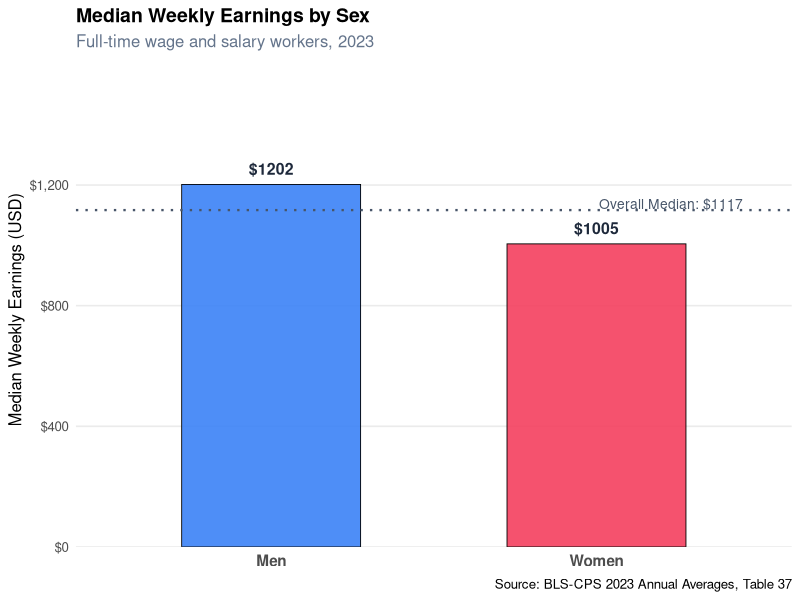
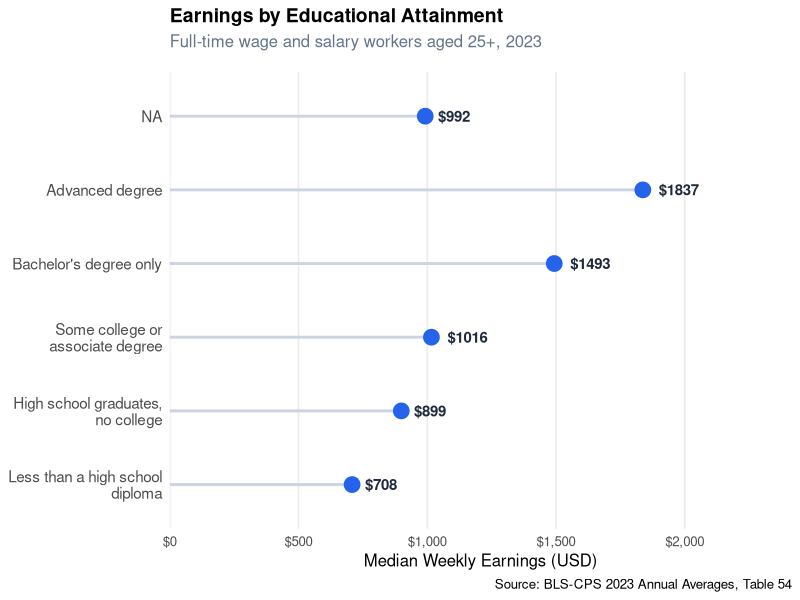
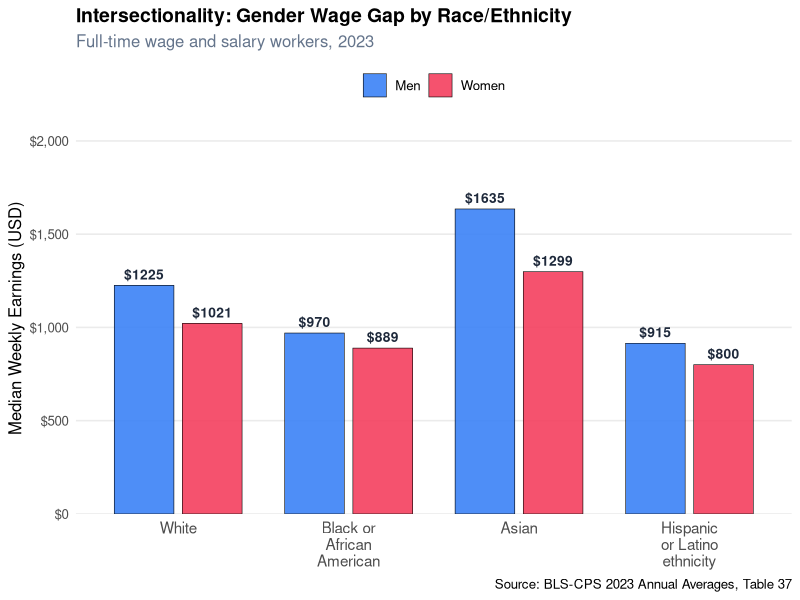
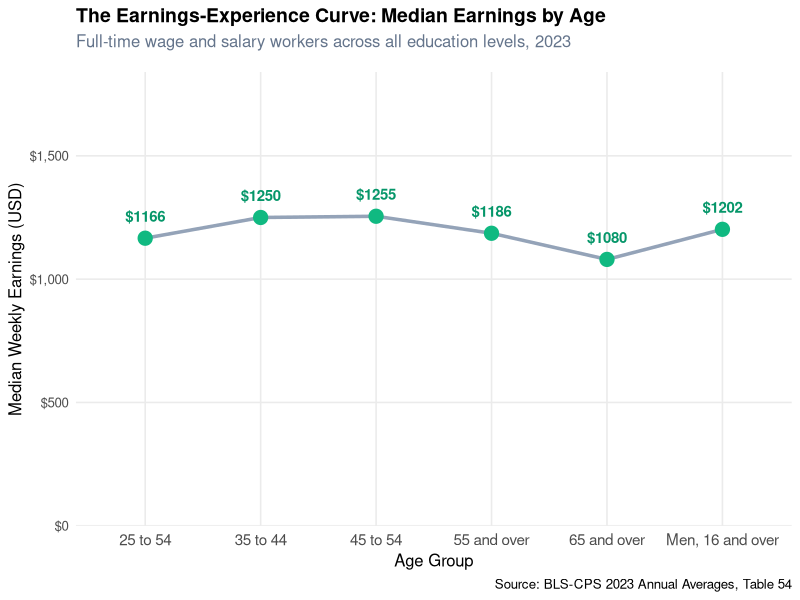

Source code (R) for these figures, in order:
# eda/run_eda.R
# Script for Exploratory Data Analysis of BLS 2023 Wage Data

library(dplyr)
library(tidyr)
library(ggplot2)
library(stringr)
library(readr)

# 1. Load Data
clean_sex <- read.csv("../data/clean/cpsaat37.csv", stringsAsFactors = FALSE)
clean_edu <- read.csv("../data/clean/cpsaat54.csv", stringsAsFactors = FALSE)

# 2. Prepare Data
earnings_sex <- clean_sex |>
  filter(str_detect(characteristic, "Total, 16 years|Men, 16 years|Women, 16 years")) |>
  mutate(
    group = case_when(
      str_detect(characteristic, "Total") ~ "Total",
      str_detect(characteristic, "Men")   ~ "Men",
      str_detect(characteristic, "Women") ~ "Women"
    ),
    n_workers_2023     = as.numeric(n_2023),
    median_weekly_2023 = as.numeric(earnings_2023)
  ) |>
  select(group, n_workers_2023, median_weekly_2023)

edu_levels_ordered <- c(
  "Less than a high school diploma",
  "High school graduates, no college",
  "Some college or associate degree",
  "Bachelor's degree only",
  "Advanced degree"
)

earnings_edu <- clean_edu |>
  filter(str_detect(characteristic,
    "Less than a high school|High school graduates|Some college|Bachelor|Advanced degree")) |>
  filter(!str_detect(characteristic, "Bachelor.s degree and higher")) |>
  mutate(
    education = factor(characteristic, levels = edu_levels_ordered),
    n_workers          = as.numeric(n_total),
    median_weekly_2023 = as.numeric(earnings_total)
  ) |>
  arrange(education) |>
  select(education, n_workers, median_weekly_2023)

# Filter Dataset 3: Intersectionality (Race x Sex)
race_idx <- which(clean_sex$characteristic %in% c("White", "Black or African American", "Asian", "Hispanic or Latino ethnicity"))
earnings_race_sex <- bind_rows(lapply(race_idx, function(i) {
  data.frame(
    race = clean_sex$characteristic[i],
    sex = c("Men", "Women"),
    median_weekly = as.numeric(c(clean_sex$earnings_2023[i + 1], clean_sex$earnings_2023[i + 2]))
  )
})) |>
  mutate(race = factor(race, levels = c("White", "Black or African American", "Asian", "Hispanic or Latino ethnicity")))

# Filter Dataset 4: Age/Experience Curve
earnings_age <- clean_edu[c(3, 5, 6, 7, 9, 10), ] |>
  mutate(
    age_group = factor(trimws(characteristic), levels = trimws(characteristic)),
    median_weekly = as.numeric(earnings_total)
  ) |>
  select(age_group, median_weekly)

# 3. Numerical Summaries
dir.create("summaries", showWarnings = FALSE)
write_csv(earnings_sex, "summaries/numerical_summary_sex.csv")
write_csv(earnings_edu, "summaries/numerical_summary_edu.csv")
write_csv(earnings_race_sex, "summaries/numerical_summary_race_sex.csv")
write_csv(earnings_age, "summaries/numerical_summary_age_curve.csv")

# 4. Generate Graphical Summaries

dir.create("assets", showWarnings = FALSE)

# Plot 1: Earnings by Sex
earnings_sex_plot <- earnings_sex |> filter(group != "Total")
overall_median <- earnings_sex$median_weekly_2023[earnings_sex$group == "Total"]

p1 <- ggplot(earnings_sex_plot, aes(x = group, y = median_weekly_2023, fill = group)) +
  geom_col(width = 0.55, show.legend = FALSE, alpha = 0.9, color = "black", linewidth = 0.3) +
  geom_hline(yintercept = overall_median, linetype = "dotted",
             color = "#475569", linewidth = 0.8) +
  geom_text(aes(label = paste0("$", median_weekly_2023)),
            vjust = -0.8, size = 4, fontface = "bold", color = "#1e293b") +
  annotate("text", x = 2.45, y = overall_median + 20,
           label = paste0("Overall Median: $", overall_median),
           size = 3.5, color = "#475569", hjust = 1) +
  scale_fill_manual(values = c("Men" = "#3B82F6", "Women" = "#F43F5E")) +
  scale_y_continuous(labels = scales::dollar_format(),
                     limits = c(0, 1500),
                     expand = expansion(mult = c(0, 0.05))) +
  labs(
    title    = "Median Weekly Earnings by Sex",
    subtitle = "Full-time wage and salary workers, 2023",
    x        = NULL,
    y        = "Median Weekly Earnings (USD)",
    caption  = "Source: BLS-CPS 2023 Annual Averages, Table 37"
  ) +
  theme_minimal(base_size = 12) +
  theme(
    plot.title       = element_text(face = "bold", size = 14, margin = margin(b=5)),
    plot.subtitle    = element_text(color = "#64748b", margin = margin(b=15)),
    panel.grid.major.x = element_blank(),
    panel.grid.minor = element_blank(),
    axis.text.x      = element_text(size = 11, face = "bold")
  )

ggsave("assets/earnings_by_sex.png", p1, width = 6, height = 5, bg = "white", dpi = 300)

# Plot 2: Earnings by Education
p2 <- ggplot(earnings_edu,
       aes(x = median_weekly_2023, y = reorder(education, median_weekly_2023))) +
  geom_segment(aes(xend = 0, yend = reorder(education, median_weekly_2023)),
               color = "#cbd5e1", linewidth = 1) +
  geom_point(size = 5, color = "#2563EB") +
  geom_text(aes(label = paste0("$", median_weekly_2023)),
            hjust = -0.4, size = 3.8, fontface = "bold", color = "#1e293b") +
  scale_x_continuous(labels = scales::dollar_format(),
                     limits = c(0, 2300),
                     expand = expansion(mult = c(0, 0.05))) +
  scale_y_discrete(labels = scales::label_wrap(25)) +
  labs(
    title    = "Earnings by Educational Attainment",
    subtitle = "Full-time wage and salary workers aged 25+, 2023",
    x        = "Median Weekly Earnings (USD)",
    y        = NULL,
    caption  = "Source: BLS-CPS 2023 Annual Averages, Table 54"
  ) +
  theme_minimal(base_size = 12) +
  theme(
    plot.title       = element_text(face = "bold", size = 14, margin = margin(b=5)),
    plot.subtitle    = element_text(color = "#64748b", margin = margin(b=15)),
    panel.grid.major.y = element_blank(),
    panel.grid.minor = element_blank(),
    axis.text.y      = element_text(size = 11, lineheight = 0.9)
  )

ggsave("assets/earnings_by_education.png", p2, width = 8, height = 5, bg = "white", dpi = 300)

# Plot 3: Earnings by Race and Sex
p3 <- ggplot(earnings_race_sex, aes(x = race, y = median_weekly, fill = sex)) +
  geom_col(position = position_dodge(width = 0.8), width = 0.7, alpha = 0.9, color = "black", linewidth = 0.2) +
  geom_text(aes(label = paste0("$", median_weekly)),
            position = position_dodge(width = 0.8), vjust = -0.6, size = 3.5, fontface = "bold", color = "#1e293b") +
  scale_fill_manual(values = c("Men" = "#3B82F6", "Women" = "#F43F5E")) +
  scale_y_continuous(labels = scales::dollar_format(), limits = c(0, 2000), expand = expansion(mult = c(0, 0.05))) +
  scale_x_discrete(labels = function(x) str_wrap(x, width = 15)) +
  labs(
    title    = "Intersectionality: Gender Wage Gap by Race/Ethnicity",
    subtitle = "Full-time wage and salary workers, 2023",
    x        = NULL,
    y        = "Median Weekly Earnings (USD)",
    fill     = "Sex",
    caption  = "Source: BLS-CPS 2023 Annual Averages, Table 37"
  ) +
  theme_minimal(base_size = 12) +
  theme(
    plot.title       = element_text(face = "bold", size = 14, margin = margin(b=5)),
    plot.subtitle    = element_text(color = "#64748b", margin = margin(b=10)),
    panel.grid.major.x = element_blank(),
    panel.grid.minor = element_blank(),
    legend.position  = "top",
    legend.title     = element_blank(),
    axis.text.x      = element_text(size = 11, angle = 0) # Width is sufficient for no-rotation due to wider plot
  )

ggsave("assets/earnings_race_sex.png", p3, width = 8.5, height = 5.5, bg = "white", dpi = 300)

# Plot 4: Earnings by Age Group
p4 <- ggplot(earnings_age, aes(x = age_group, y = median_weekly, group = 1)) +
  geom_line(color = "#94a3b8", linewidth = 1.2) +
  geom_point(size = 4.5, color = "#10B981") +
  geom_text(aes(label = paste0("$", median_weekly)), 
            vjust = -1.5, size = 3.8, fontface = "bold", color = "#059669") +
  scale_y_continuous(labels = scales::dollar_format(), limits = c(0, 1600), expand = expansion(mult = c(0, 0.15))) +
  scale_x_discrete(labels = function(x) str_remove(x, " years")) +
  labs(
    title    = "The Earnings-Experience Curve: Median Earnings by Age",
    subtitle = "Full-time wage and salary workers across all education levels, 2023",
    x        = "Age Group",
    y        = "Median Weekly Earnings (USD)",
    caption  = "Source: BLS-CPS 2023 Annual Averages, Table 54"
  ) +
  theme_minimal(base_size = 12) +
  theme(
    plot.title       = element_text(face = "bold", size = 14, margin = margin(b=5)),
    plot.subtitle    = element_text(color = "#64748b", margin = margin(b=15)),
    panel.grid.minor = element_blank(),
    axis.text.x      = element_text(size = 11, angle = 0)
  )

ggsave("assets/earnings_age_curve.png", p4, width = 8, height = 5, bg = "white", dpi = 300)

# 5. Extract Spread and Gap Stats for context
earnings_range  <- diff(range(earnings_edu$median_weekly_2023))
earnings_ratio  <- max(earnings_edu$median_weekly_2023) / min(earnings_edu$median_weekly_2023)
sex_gap_dollars <- earnings_sex$median_weekly_2023[earnings_sex$group == "Men"] -
                   earnings_sex$median_weekly_2023[earnings_sex$group == "Women"]
sex_gap_pct     <- round(sex_gap_dollars /
                   earnings_sex$median_weekly_2023[earnings_sex$group == "Men"] * 100, 1)

stats <- data.frame(
  Metric = c("Earnings Range (Education)", "Earnings Ratio (Max/Min Education)", "Sex Gap (Dollars)", "Sex Gap (%)"),
  Value = c(earnings_range, earnings_ratio, sex_gap_dollars, sex_gap_pct)
)
write_csv(stats, "summaries/eda_key_statistics.csv")
